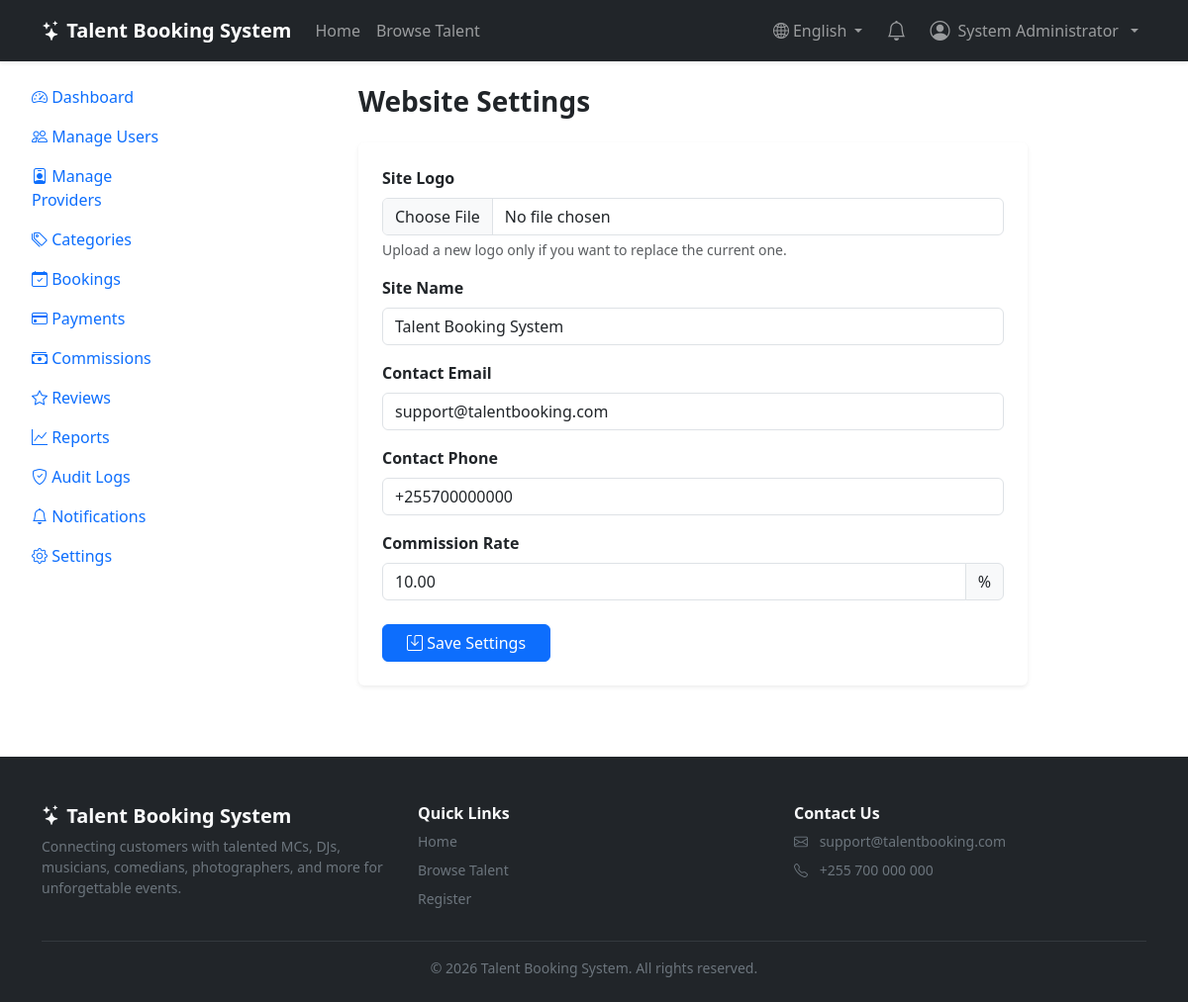
Screenshot of /admin/settings.php (signed in) with the database file from the repository.
### tables this page shows
CREATE TABLE `settings` (
  `id` INT UNSIGNED AUTO_INCREMENT PRIMARY KEY,
  `site_name` VARCHAR(150) NOT NULL DEFAULT 'Talent Booking System',
  `logo` VARCHAR(255) DEFAULT NULL,
  `contact_email` VARCHAR(150) DEFAULT NULL,
  `contact_phone` VARCHAR(20) DEFAULT NULL,
  `commission_rate` DECIMAL(5,2) NOT NULL DEFAULT 10.00
);

### includes/functions.php (called while the page is built, shortened)
<?php
function e($string): string
{
    return htmlspecialchars($string ?? '', ENT_QUOTES, 'UTF-8');
}

### admin/settings.php (the view, shortened to what this page needs)
<?php
require_once __DIR__ . '/../includes/functions.php';
require_once __DIR__ . '/../includes/auth.php';
$settings = $pdo->query('SELECT * FROM settings LIMIT 1')->fetch();
require_once __DIR__ . '/../includes/header.php';
?>
<div class="container-fluid">
    <div class="row">
        <?php require __DIR__ . '/_sidebar.php'; ?>
        <div class="col-lg-9 col-xl-10 py-4">
            <div class="container-fluid" style="max-width: 700px;">
                <h3 class="fw-bold mb-4">
                    Website Settings
                </h3>
                <div class="card border-0 shadow-sm">
                    <div class="card-body p-4">
                        <form
                            method="POST"
                            action=""
                            enctype="multipart/form-data"
                            novalidate
                        >
                            <div class="mb-3">
                                <label class="form-label fw-semibold">
                                    Site Logo
                                </label>
                                <input
                                    type="file"
                                    name="logo"
                                    class="form-control"
                                    accept="image/*"
                                >
                                <div class="form-text">
                                    Upload a new logo only if you want to replace the current one.
                                </div>
                            </div>
                            <div class="mb-3">
                                <label class="form-label fw-semibold">
                                    Site Name
                                </label>
                                <input
                                    type="text"
                                    name="site_name"
                                    class="form-control"
                                    value="<?= e($settings['site_name']) ?>"
                                    required
                                >
                            </div>
                            <div class="mb-3">
                                <label class="form-label fw-semibold">
                                    Contact Email
                                </label>
                                <input
                                    type="email"
                                    name="contact_email"
                                    class="form-control"
                                    value="<?= e($settings['contact_email'] ?? '') ?>"
                                >
                            </div>
                            <div class="mb-3">
                                <label class="form-label fw-semibold">
                                    Contact Phone
                                </label>
                                <input
                                    type="text"
                                    name="contact_phone"
                                    class="form-control"
                                    value="<?= e($settings['contact_phone'] ?? '') ?>"
                                >
                            </div>
                            <div class="mb-4">
                                <label class="form-label fw-semibold">
                                    Commission Rate
                                </label>
                                <div class="input-group">
                                    <input
                                        type="number"
                                        name="commission_rate"
                                        class="form-control"
                                        value="<?= e($settings['commission_rate'] ?? '10.00') ?>"
                                        min="0"
                                        max="100"
                                        step="0.01"
                                        required
                                    >
                                    <span class="input-group-text">
                                        %
                                    </span>
                                </div>
                            </div>
                            <button
                                type="submit"
                                class="btn btn-primary px-4"
                            >
                                <i class="bi bi-save"></i>
                                Save Settings
                            </button>
                        </form>
                    </div>
                </div>
            </div>
        </div>
    </div>
</div>
<?php require_once __DIR__ . '/../includes/footer.php'; ?>

### rows the page displays
settings: site_name "Talent Booking System", contact_email "support@talentbooking.com", contact_phone "+255700000000", commission_rate "10.00"

### other values shown
APP_NAME "Talent Booking System"
__t('home') "Home"
__t('browse_talent') "Browse Talent"
current_user_name() "System Administrator"
__t('register') "Register"
__t('contact_us') "Contact Us"
